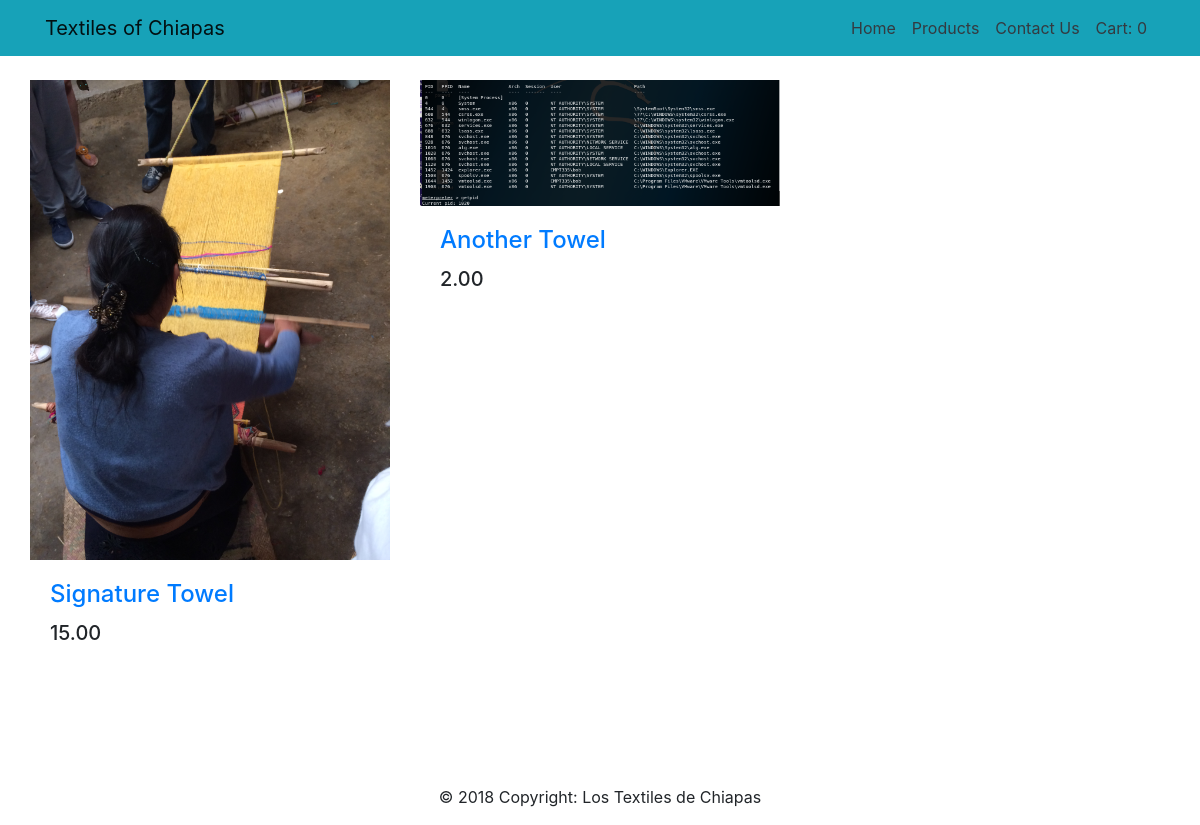
Before: /products/ with the older database file.
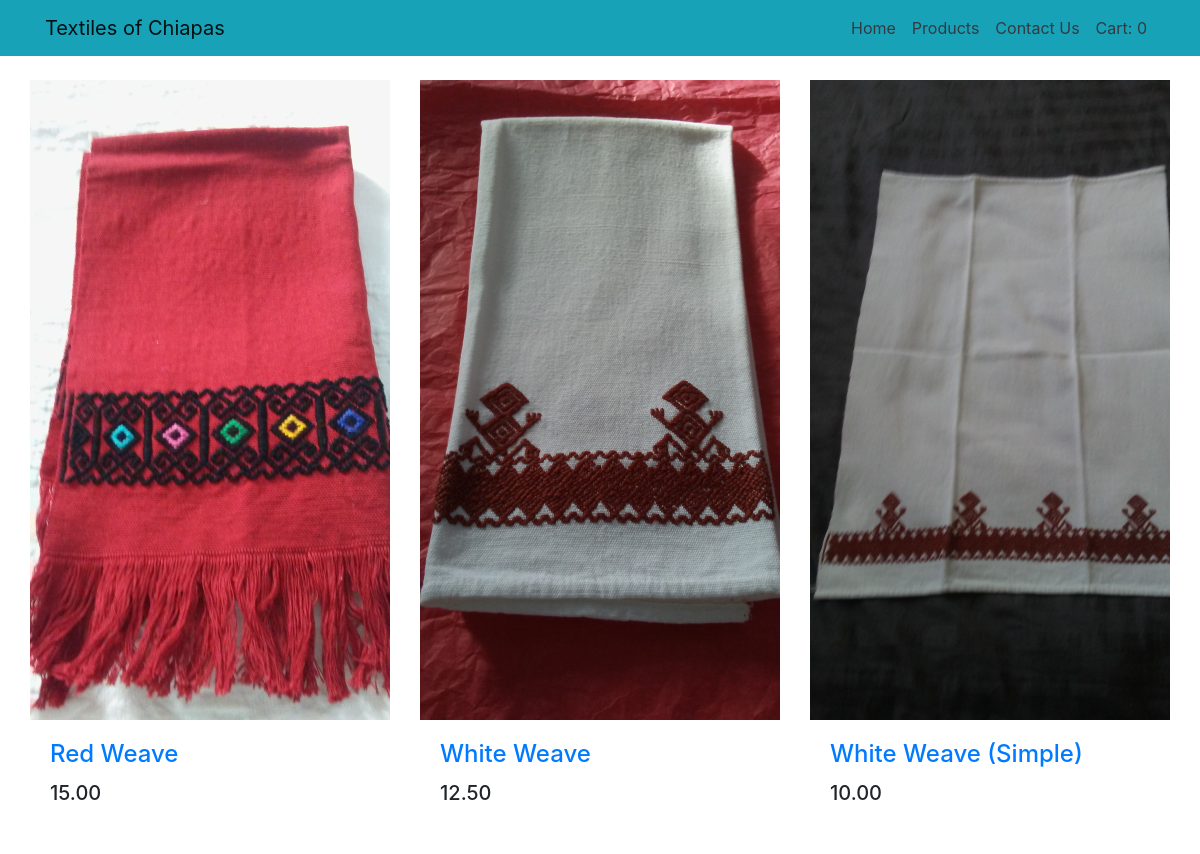
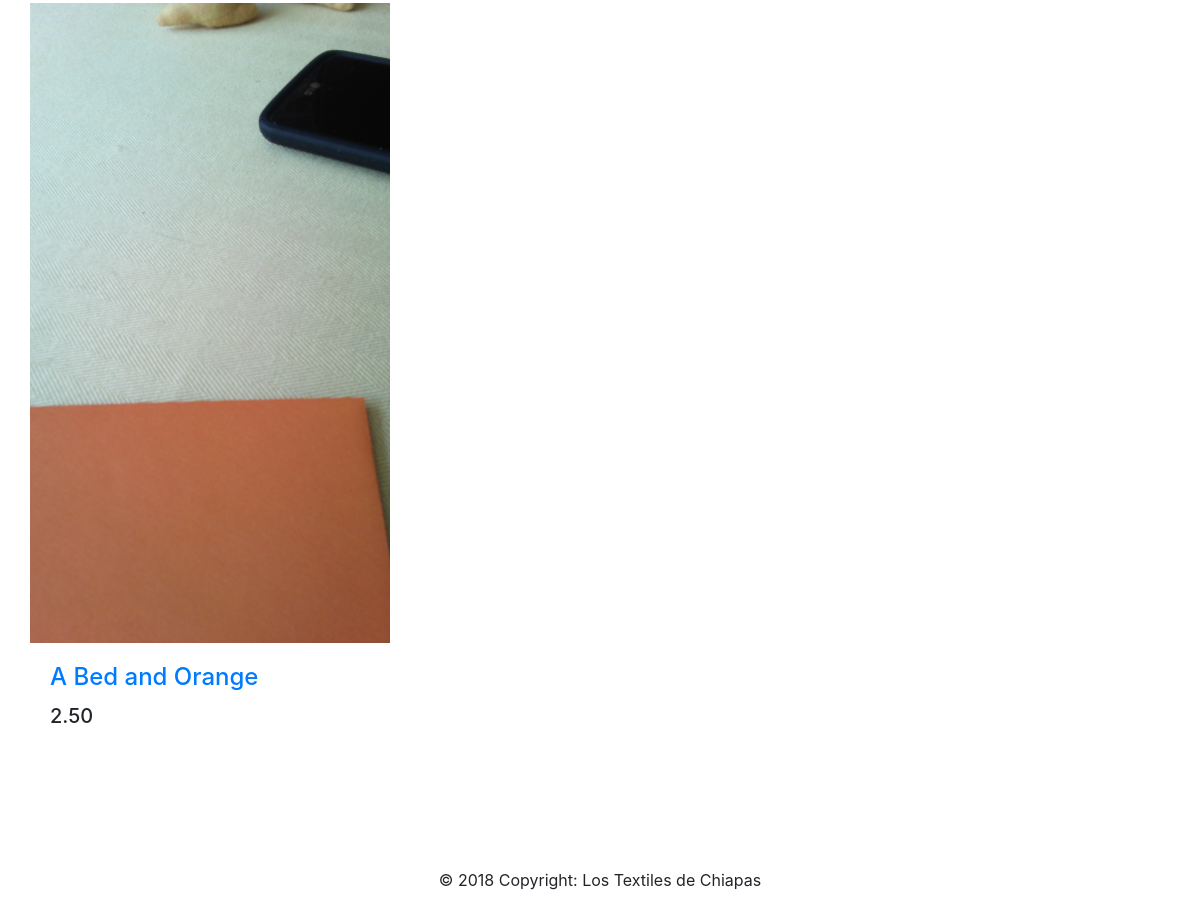
After: the same page with the newer database file (2 pictures, top to bottom).
### databse/models.py (models this page shows, shortened)
class Product(models.Model):
    name = models.CharField(max_length=200)
    quickDescript = models.TextField(max_length=200, help_text='Enter a brief description of the product')
    description = models.TextField(max_length=1000, help_text='Enter a brief description of the product')
    origin = models.CharField(max_length=200)
    price = models.DecimalField(max_digits=10, decimal_places=2)
    photo = models.ImageField(upload_to='templates/products/%Y/%m/%d', blank = True)
    category = models.ManyToManyField(Category, help_text='Select a category for this product')
    stock = models.IntegerField()
    def get_absolute_url(self):
        return reverse('product-detail', args=[str(self.id)])

### databse/views.py (the view)
# urls.py: path('products/', views.ProductListView.as_view(), name='products'),
class ProductListView(generic.ListView):
    model = Product
    context_object_name = 'product_list'
    template_name = 'products.html'

### cart1/cart.py (called while the page is built)
    def __len__(self):
        return sum(item['quantity'] for item in self.cart.values())

### cart1/context_processors.py (called while the page is built)
def cart(request):
    return {'cart': Cart(request)}

### databse/templates/products.html (shortened to what this page needs)
{% extends 'base.html' %}
{% load static %}
{% block content %}
<div class="container">
  <div class="row">
    {% if product_list %}
    <div class="row my-4">
      {% for product in product_list %}
      <div class="col-lg-4 col-md-6 mb-4">
        <div class="card h-100 border-0 rounded-0">
          <a href="{{ product.get_absolute_url }}"><img class="card-img-top rounded-0" src="{{ product.photo.url }}" alt=""></a>
          <div class="card-body">
            <h4 class="card-title">
              <a href="{{ product.get_absolute_url }}">{{ product.name }}</a>
            </h4>
            <h5>{{product.price}}</h5>
        </div>
      </div>
    </div>
    {% endfor %}
  </div>
</div>
{% else %}
<p>There are no products.</p>
{% endif %}
</div>
{% endblock content %}

### databse/templates/base.html (shortened to what this page needs)
<!DOCTYPE html>
<html lang="en">
<head>
  {% load static %}
  <link href="{% static 'css/bootstrap.min.css' %}" rel="stylesheet">
</head>
<nav class="navbar navbar-expand-lg navbar-light bg-info text-dark static-top">
  <div class="container">
    <a class="navbar-brand" href="{% url 'home' %}">Textiles of Chiapas</a></li>
    <div class="collapse navbar-collapse" id="navbarResponsive">
      <ul class="navbar-nav ml-auto">
        <li class="nav-link active"><a href="{% url 'home' %}" class=text-dark>Home</a></li>
        <li class="nav-link active"><a href="{% url 'products' %}" class=text-dark>Products</a></li>
        <li class="nav-link active"><a href="{% url 'contactus' %}" class=text-dark>Contact Us</a></li>
        <li class="nav-link active">{% with total_items=cart|length %}
          {% if cart|length > 0 %}
          <a href="{% url "cart:cart_detail" %}" class=text-dark>
            Cart: {{ total_items }} item{{ total_items|pluralize }}
          </a>
          {% else %}
          <a href="{% url "cart:cart_detail" %}" class=text-dark>
            Cart: 0
          </a>
          {% endif %}
          {% endwith %}
        </li>
      </ul>
    </div>
  </div>
</nav>
<body>
  {% block content %}{% endblock content%}
<footer class="page-footer font-small blue pt-4 mt-4">
    <div class="footer-copyright py-3 text-center">
        © 2018 Copyright: Los Textiles de Chiapas
    </div>
</footer>
</body>
</html>

Changed rows visible on the page:
removed Product: photo (picture), name "Another Towel", price "2.00"
changed Product: photo: a different picture; name "Signature Towel" → "Red Weave"
added Product: photo (picture), name "White Weave", price "12.50"
added Product: photo (picture), name "White Weave (Simple)", price "10.00"
added Product: photo (picture), name "A Bed and Orange", price "2.50"
